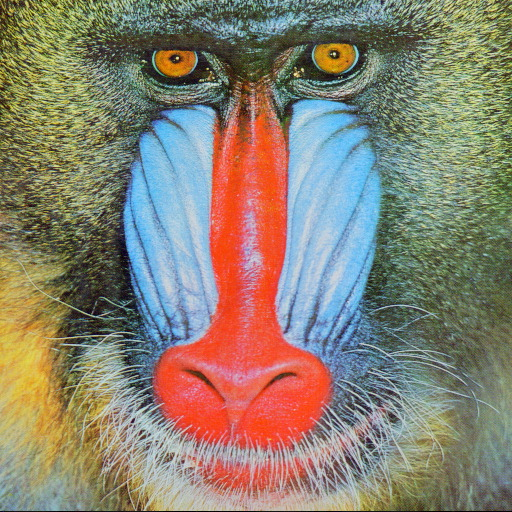
#> input picture baboon.jpg, 512 x 512 px
$ python joiningimg.py
#> lines starting #> are read from the running program, lines starting #| are printed output that depends on the picture
import cv2
import numpy as np

img = cv2.imread('baboon.jpg')
#> img is the input picture: shape (512, 512, 3); mean B, G, R 112.9, 129.1, 137.1

imghor = np.hstack((img, img))  # horizontal stack
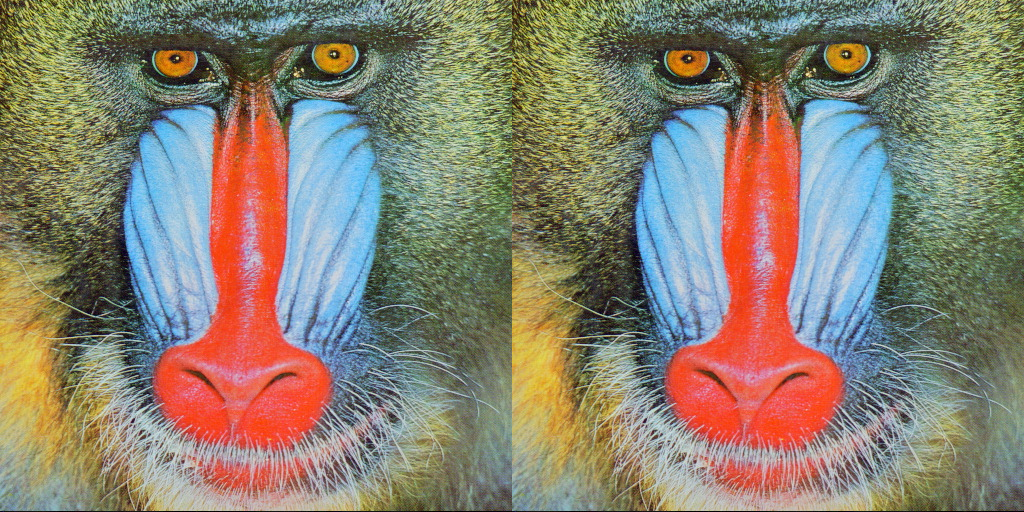
#> imghor: shape (512, 1024, 3); mean B, G, R 112.9, 129.1, 137.1
imgver = np.vstack((img, img))  # vertical stack
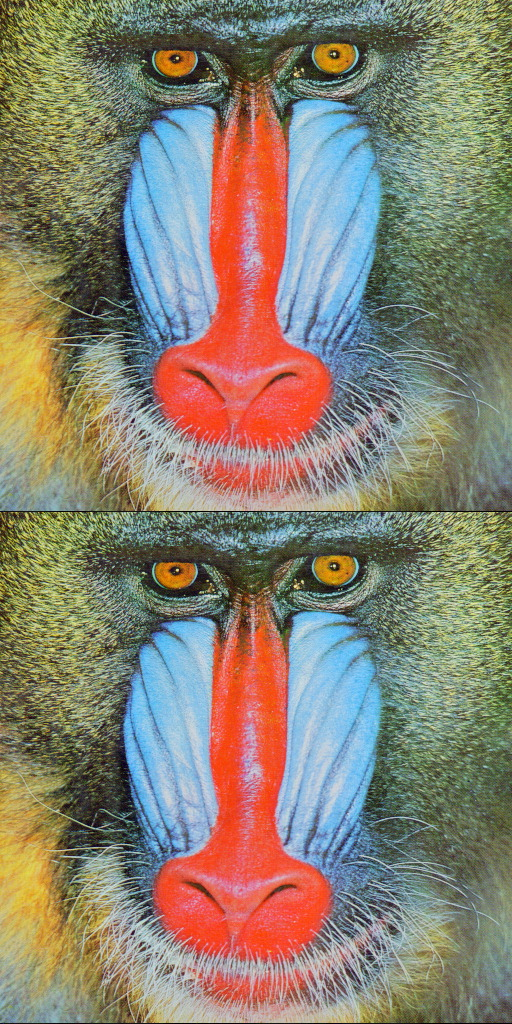
#> imgver: shape (1024, 512, 3); mean B, G, R 112.9, 129.1, 137.1

cv2.imshow("image", img)
cv2.imshow("horizontal stack", imghor)
cv2.imshow("vertical stack", imgver)

cv2.waitKey(0)
cv2.destroyAllWindows()

$ run again, with butterfly.jpg copied over baboon.jpg
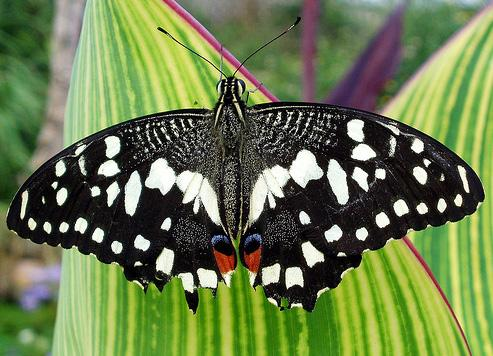
#> input picture butterfly.jpg, 493 x 356 px
#> img is the input picture: shape (356, 493, 3); mean B, G, R 77.2, 123.6, 107
#> `imghor = np.hstack((img, img))`:
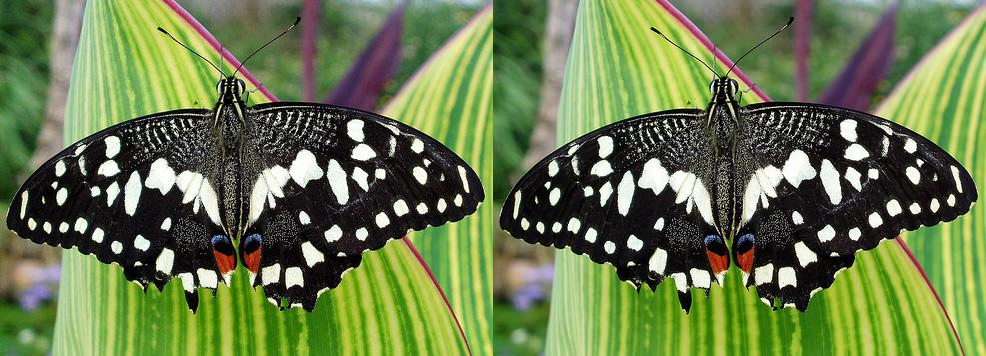
#> imghor: shape (356, 986, 3); mean B, G, R 77.2, 123.6, 107
#> `imgver = np.vstack((img, img))`:
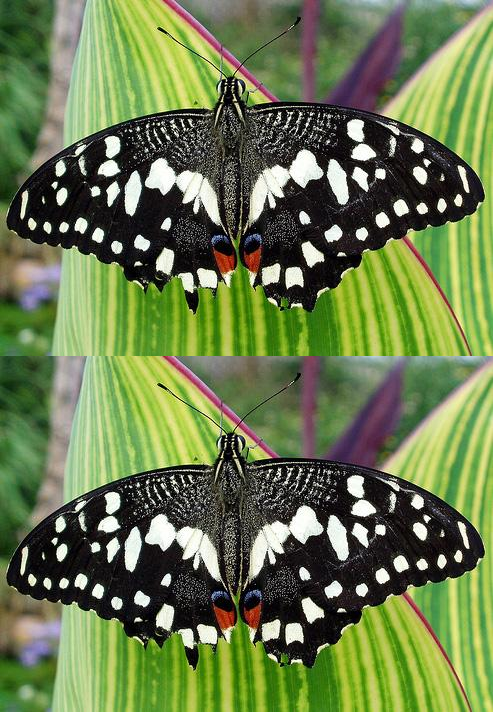
#> imgver: shape (712, 493, 3); mean B, G, R 77.2, 123.6, 107
